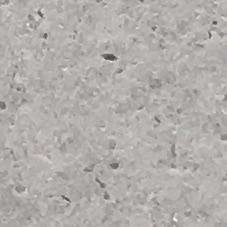
#> input picture data/samples/crack/negative_10139.jpg, 227 x 227 px
$ python -i measure.py   (imports and definitions only)
#> lines starting #> are read from the running program, lines starting #| are printed output that depends on the picture; after the words box and inside, x2 and y2 are one past the last pixel; in counts of white or black regions, pixels touching at a corner belong together
"""Crack metrology from imagery: pixel-scale resolution, dark-thin-structure mask, skeleton, widths.

User request (verbatim): "also can we have the crack measurements with the data if there is any
scale present in the image? to get the dimentions of the crack as a number?"

What this module does
- Resolves a pixel scale (mm/px) from three sources, in the order the pipeline prefers them
  (docs/research/10_multisensor_scope.md section 4.3): image metadata (`ImageRecord.gsd_mm_per_px`),
  a scale object whose endpoints were located by a model or detector, or two manually clicked points.
- Segments a dark, thin, elongated structure inside a bbox (grayscale -> gaussian background
  subtraction -> percentile threshold -> small-component removal -> elongation filter).
- Thins the mask with Zhang-Suen and reads length along the skeleton and width as
  2 x euclidean distance transform on skeleton pixels (max / p95 / median).
- Converts to mm / cm2 only when a scale is present; otherwise reports pixels and leaves the
  millimetre fields None so the grader's `not_measurable` path stays in force.
- Places the p95 width against the MBEI crack-width rows of src/cascade/rubrics/bridge_mbei.json,
  quoting the matched row verbatim and listing every state the +/- band touches.

Honest limits (read before trusting a number)
- The mask is a heuristic, not a learned segmenter. Anything dark and thin is a "crack" to it:
  shadows cast by edges, construction joints, formwork lines, rebar impressions, cables, wires,
  tar bleed and graffiti strokes all pass. Blobby shadows and stains are rejected by the
  elongation filter, thin ones are not.
- Widths are read perpendicular to the skeleton through the distance transform, which quantises
  to whole pixels; every width carries a +/- 1 px band (WIDTH_UNCERTAINTY_PX) combined with the
  scale's own relative error (Scale.rel_err). Oblique views make widths read high (research note
  section 4.3); no view-angle correction is applied.
- A width at or below MIN_RESOLVED_WIDTH_PX is an upper bound: a crack narrower than a pixel still
  shows as a 1-3 px blurred line, so the MBEI band then runs down to 0 and always lists CS1.
- Published scale-referenced methods report 0.22 mm precision (planar markers, 1 m range, [43]
  https://pmc.ncbi.nlm.nih.gov/articles/PMC10007411/) and 0.16 mm MAE (laser calibration, [44]
  https://www.mdpi.com/2673-8244/4/1/5); this heuristic mask has no measured error. Those figures are
  the same order as the 0.30 mm RC CS1/CS2 boundary, so the MBEI band is widened to at least
  METHOD_FLOOR_MM and the hint is a hint for the reviewer, never a grade.
- No ruler / marker detection by vision is implemented here. `scale_from_reference` takes
  endpoints that a Claude call in the grader (or a detector) supplies later; tests use given points.

All thresholds below are labelled: a rubric source, an arithmetic consequence, or a team assumption.
"""

from __future__ import annotations

import argparse
import json
import math
import re
from dataclasses import asdict, dataclass, field
from pathlib import Path
from typing import List, Literal, Optional, Sequence, Tuple, Union

import numpy as np
from PIL import Image
from scipy import ndimage

from .schema import ImageRecord

ScaleBasis = Literal["gsd_metadata", "scale_object", "manual_two_points"]
ElementType = Literal["reinforced", "prestressed"]
ImageLike = Union[Image.Image, np.ndarray, str, Path]

RUBRIC_PATH = Path(__file__).parent / "rubrics" / "bridge_mbei.json"

# --- constants; every one is a team assumption unless a source is named ------------------------

# Segmentation (team assumptions, tuned on the synthetic fixtures in tests/test_measure.py only)
BACKGROUND_SIGMA_PX = 8.0  # gaussian sigma for the background estimate; must exceed the crack width
DARK_PERCENTILE = 97.0  # percentile of local darkness used as the noise floor
MIN_CONTRAST = 0.08  # gray units in [0, 1] (about 20/255): below this nothing is "dark"
MIN_COMPONENT_PX = 30  # connected components smaller than this are noise
MIN_AXIS_RATIO = 3.0  # sqrt(lambda_major / lambda_minor) from second moments; straight-ish cracks
MIN_THINNESS = 4.0  # area / (2 * max_dt)^2, about length / width; meandering cracks pass this one
MIN_MASK_PX = 30  # below this the measurement is not attempted

# Confidence (team assumptions). Segmentation is heuristic so the ceiling is deliberately low.
SEGMENTATION_CONFIDENCE = 0.6
SCALE_CONFIDENCE = {"gsd_metadata": 0.8, "scale_object": 0.7, "manual_two_points": 0.6}
MANUAL_SCALE_PENALTY = 0.75  # applied in to_measurements when the basis is manual_two_points

# Width band: 2 x distance transform quantises to whole pixels (arithmetic consequence of the method)
WIDTH_UNCERTAINTY_PX = 1.0
# Widths at or below this many pixels are reported as upper bounds [Assumption, team-proposed; matches the
# "3 px minimum" resolution budget in research note 10 section 4.3, an inference, not a measured limit]
MIN_RESOLVED_WIDTH_PX = 3.0
# Relative error of a GSD read from metadata (altitude and obliquity error) [Assumption, team-proposed, not
# measured]. Scale objects and clicked points use sqrt(2) / d from a +/- 1 px error on each endpoint.
GSD_REL_ERR = 0.05
# Lower bound on the MBEI band half-width: the smaller of the published end-to-end errors, 0.16 mm MAE with
# laser calibration ([44] https://www.mdpi.com/2673-8244/4/1/5, secondary via research note 10 section 4.2).
# Using it as a floor for this heuristic at any GSD is itself an [Assumption].
METHOD_FLOOR_MM = 0.16

# MBEI crack-width boundaries in inches, copied from src/cascade/rubrics/bridge_mbei.json rows:
#   reinforced:  CS1 "Width less than 0.012 in", CS2 "0.012 to 0.05 in", CS3 "greater than 0.05 in"
#   prestressed: CS1 "Width less than 0.004 in", CS2 "0.004 to 0.009 in", CS3 "greater than 0.009 in"
MBEI_WIDTH_BOUNDS_IN = {"reinforced": (0.012, 0.05), "prestressed": (0.004, 0.009)}
MBEI_DEFECT_NAME = {"reinforced": "cracking (reinforced concrete)", "prestressed": "cracking (prestressed concrete)"}
MM_PER_IN = 25.4


# --- scale ---------------------------------------------------------------------------------------


@dataclass
class Scale:
    """Pixel scale of an image or crop.

    mm_per_px: millimetres per image pixel.
    basis: where it came from; gsd_metadata is the pipeline's normal source (ImageRecord.gsd_mm_per_px).
    detail: human-readable provenance (field name, marker label, the two points).
    confidence: team-assumption prior per basis (SCALE_CONFIDENCE), not a measured accuracy.
    rel_err: relative error of mm_per_px. Defaults to GSD_REL_ERR for gsd_metadata and 0.0 otherwise;
    scale_from_points / scale_from_reference set sqrt(2) / d_px.
    A mm_per_px that is not a finite positive number raises ValueError (a 0 or negative scale would
    otherwise produce a made-up width).
    """

    mm_per_px: float
    basis: ScaleBasis
    detail: str
    confidence: float
    rel_err: Optional[float] = None

    # [24 lines left out: functions __post_init__, scale_from_gsd, not called in this run]


def _segment_px(p0: Sequence[float], p1: Sequence[float]) -> float:
    return float(np.hypot(float(p1[0]) - float(p0[0]), float(p1[1]) - float(p0[1])))


# [43 lines left out: functions scale_from_points, scale_from_reference, not called in this run]


# --- image helpers -------------------------------------------------------------------------------


def _to_gray(img: ImageLike) -> np.ndarray:
    """Float32 grayscale in [0, 1] from a PIL image, a path, or a 2-D / 3-D array."""
    if isinstance(img, (str, Path)):
        img = Image.open(Path(img))
    if isinstance(img, Image.Image):
        return np.asarray(img.convert("L"), dtype=np.float32) / 255.0
    arr = np.asarray(img)
    if arr.ndim == 3:
        arr = np.asarray(Image.fromarray(arr.astype(np.uint8)).convert("L"))
    integer_input = np.issubdtype(arr.dtype, np.integer) or arr.dtype == bool
    arr = arr.astype(np.float32)
    if integer_input or arr.max() > 1.0:
        arr = arr / 255.0
    return arr


# [8 lines left out: function _image_size, not called in this run]


def _clip_bbox(bbox: Optional[Sequence[int]], w: int, h: int) -> Tuple[int, int, int, int]:
    if not bbox:
        return 0, 0, w, h
    x0, y0, x1, y1 = (int(v) for v in bbox)
    # sort first, then clamp both ends, so a box wholly outside the image collapses to zero width
    x0, x1 = (min(max(0, v), w) for v in sorted((x0, x1)))
    y0, y1 = (min(max(0, v), h) for v in sorted((y0, y1)))
    if x1 - x0 < 2 or y1 - y0 < 2:
        raise ValueError(f"bbox {tuple(bbox)} is empty after clipping to {w}x{h}")
    return x0, y0, x1, y1


# --- mask ----------------------------------------------------------------------------------------


def _local_darkness(gray: np.ndarray, sigma: float) -> np.ndarray:
    """Background minus gray, positive where a pixel is darker than its surroundings.

    Two passes: the first background estimate is pulled down by the crack itself, so pixels the first
    pass calls dark are replaced by that background and the blur is repeated. This removes most of the
    self-dip for structures narrower than sigma."""
    bg = ndimage.gaussian_filter(gray, sigma)
    diff = bg - gray
    first = diff > max(MIN_CONTRAST, 0.5 * float(np.percentile(diff, 99.9)))
    if first.any():
        filled = np.where(first, bg, gray)
        bg = ndimage.gaussian_filter(filled, sigma)
        diff = bg - gray
    return diff


def _axis_ratio(ys: np.ndarray, xs: np.ndarray) -> float:
    """sqrt(major / minor eigenvalue) of the pixel-coordinate covariance (second central moments)."""
    if len(ys) < 3:
        return 1.0
    cov = np.cov(np.vstack([xs.astype(np.float64), ys.astype(np.float64)]))
    ev = np.linalg.eigvalsh(cov)
    lo, hi = max(float(ev[0]), 1e-6), max(float(ev[1]), 1e-6)
    return float(np.sqrt(hi / lo))


def crack_mask(
    img: ImageLike,
    bbox: Optional[Sequence[int]] = None,
    dark_percentile: Optional[float] = None,
    *,
    background_sigma: float = BACKGROUND_SIGMA_PX,
    min_component_px: int = MIN_COMPONENT_PX,
    min_axis_ratio: float = MIN_AXIS_RATIO,
    min_thinness: float = MIN_THINNESS,
) -> np.ndarray:
    """Boolean mask of dark, thin, elongated structure inside bbox (returned at the bbox's size).

    Steps: grayscale -> local darkness = gaussian background - gray (two-pass, see _local_darkness)
    -> threshold at max(MIN_CONTRAST, percentile) capped at half the robust peak (a half-maximum
    width definition, so antialiased edge pixels split evenly) -> drop components under
    min_component_px -> keep components that are elongated by either test: second-moment axis ratio
    >= min_axis_ratio (straight cracks) or thinness = area / (2 * max_dt)^2 >= min_thinness
    (meandering cracks, roughly length >= 4 x width; a disc scores 0.79).

    Limits: shadows along edges, joints, formwork lines, rebar impressions, wires and dark stripes are
    kept; a uniform or featureless crop returns an all-False mask. Nothing here knows what a crack is."""
    gray = _to_gray(img)
    h, w = gray.shape
    x0, y0, x1, y1 = _clip_bbox(bbox, w, h)
    gray = gray[y0:y1, x0:x1]
    pct = DARK_PERCENTILE if dark_percentile is None else float(dark_percentile)

    diff = _local_darkness(gray, background_sigma)
    peak = float(np.percentile(diff, 99.9))
    if peak < MIN_CONTRAST:
        return np.zeros(gray.shape, dtype=bool)
    thr = max(MIN_CONTRAST, float(np.percentile(diff, pct)))
    thr = min(thr, 0.5 * peak)
    raw = diff > thr

    labels, n = ndimage.label(raw, structure=np.ones((3, 3), dtype=int))
    if n == 0:
        return np.zeros(gray.shape, dtype=bool)
    sizes = ndimage.sum(raw, labels, index=np.arange(1, n + 1))
    keep = np.zeros(n + 1, dtype=bool)
    for i, sl in enumerate(ndimage.find_objects(labels), start=1):
        if sl is None or float(sizes[i - 1]) < min_component_px:
            continue
        comp = labels[sl] == i
        if _is_elongated(comp, min_axis_ratio, min_thinness):
            keep[i] = True
    return keep[labels]


def _is_elongated(comp: np.ndarray, min_axis_ratio: float, min_thinness: float) -> bool:
    """Elongation of one connected component, judged on its hole-filled shape.

    Background subtraction flattens the interior of any dark region wider than the blur (a shadow,
    stain or patch) and leaves its outline as a thin closed ring, which would pass a thinness test;
    filling holes first turns the ring back into the disc it outlines, and the disc fails. The cost is
    that closed crack loops (map-cracking cells) are rejected too: pattern cracking is graded from the
    rubric's pattern rows, not from a width. Open arcs of a broken rim still pass; a documented limit."""
    filled = ndimage.binary_fill_holes(np.pad(comp, 1))
    area = float(filled.sum())
    dt = ndimage.distance_transform_edt(filled)
    thinness = area / max(1.0, (2.0 * float(dt.max())) ** 2)
    if thinness >= min_thinness:
        return True
    ys, xs = np.nonzero(filled)
    return _axis_ratio(ys, xs) >= min_axis_ratio


# --- skeleton ------------------------------------------------------------------------------------


# [36 lines left out: function skeletonize, not called in this run]


_RING_OFFSETS = ((-1, 0), (-1, 1), (0, 1), (1, 1), (1, 0), (1, -1), (0, -1), (-1, -1))  # P2..P9 clockwise from north


def _redundant_lut() -> np.ndarray:
    """For each of the 256 neighbourhood patterns (bit i = ring position i set): True when the set
    neighbours number at least two and stay one 8-connected component with the centre removed.
    Such a centre pixel is redundant for connectivity. Built once with ndimage.label."""
    lut = np.zeros(256, dtype=bool)
    eight = np.ones((3, 3), dtype=int)
    for code in range(256):
        win = np.zeros((3, 3), dtype=np.uint8)
        for i, (dy, dx) in enumerate(_RING_OFFSETS):
            if code >> i & 1:
                win[1 + dy, 1 + dx] = 1
        if win.sum() >= 2 and ndimage.label(win, structure=eight)[1] == 1:
            lut[code] = True
    return lut


_REDUNDANT = _redundant_lut()


# [159 lines left out: functions _remove_redundant, _skeleton_widths_px, _skeleton_length_px, _neighbour_count, crack_metrics, _rubric_rows and 1 more, not called in this run]


MBEI_STATES = ("CS1", "CS2", "CS3")


# [46 lines left out: function mbei_hint, not called in this run]


# --- measurement record --------------------------------------------------------------------------


@dataclass
class CrackMeasurement:
    """One crack measurement. Millimetre fields are None whenever no scale was available."""

    measurable: bool
    crack_width_mm_max: Optional[float]
    crack_width_mm_p95: Optional[float]
    crack_width_mm_median: Optional[float]
    crack_length_mm: Optional[float]
    area_cm2: Optional[float]
    width_uncertainty_mm: Optional[float]
    width_px_max: Optional[float]
    width_px_p95: Optional[float]
    width_px_median: Optional[float]
    length_px: Optional[float]
    area_px: int
    mask_pixels: int
    junctions: int
    endpoints: int
    scale_basis: Optional[ScaleBasis]
    mm_per_px: Optional[float]
    confidence: float
    mbei_condition_state_hint: Optional[dict]
    bbox: Optional[List[int]]
    notes: List[str] = field(default_factory=list)
    width_upper_bound: bool = False  # p95 width at or below MIN_RESOLVED_WIDTH_PX: report as "<= value"

    def as_dict(self) -> dict:
        return asdict(self)


# [154 lines left out: functions _load_image, measure_crack, to_measurements, _json_default, build_parser, main, not called in this run]


# [2 lines not run here, left out]

>>> import cv2
>>> picture = cv2.imread('../../data/samples/crack/negative_10139.jpg', cv2.IMREAD_GRAYSCALE)
#> picture: shape (227, 227); min 66, max 250, mean 174.7
>>> result = crack_mask(picture)
#> in _local_darkness, `bg = ndimage.gaussian_filter(gray, sigma)`:
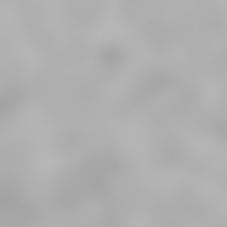
#> bg: shape (227, 227) float32; min 0.638, max 0.715, mean 0.685
#> in _local_darkness, `diff = bg - gray`:
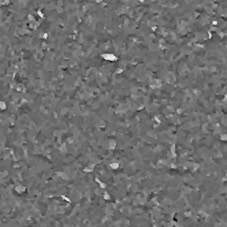
#> diff: shape (227, 227) float32; min -0.305, max 0.394, mean 9.25e-12; drawn with min black and max white
#> in _local_darkness, `first = diff > max(MIN_CONTRAST, 0.5 * float(np.percentile(diff, 99.9)))`:
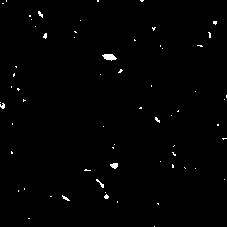
#> first: shape (227, 227) bool; 0.83% white in thin lines or dots
#> in crack_mask, `peak = float(np.percentile(diff, 99.9))`: peak = 0.326
#> in crack_mask, `thr = max(MIN_CONTRAST, float(np.percentile(diff, pct)))`: thr = 0.0858
#> in crack_mask, `raw = diff > thr`:
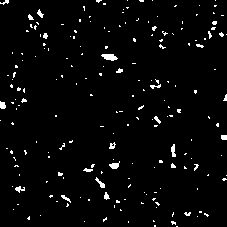
#> raw: shape (227, 227) bool; 3% white in thin lines or dots
#> in crack_mask, `labels, n = ndimage.label(raw, structure=np.ones((3, 3), dtype=int))`:
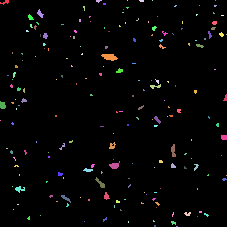
#> labels: shape (227, 227) int32; 200 distinct labels, from 0 to 199; one colour per label, 0 black
#> in crack_mask, `labels, n = ndimage.label(raw, structure=np.ones((3, 3), dtype=int))`: n = 199
#> in crack_mask, `sizes = ndimage.sum(raw, labels, index=np.arange(1, n + 1))`: sizes = 199 values, max 80 at index 65, min 1 at index 2, mean 7.77
#> the loop in crack_mask, `for i, sl in enumerate(ndimage.find_objects(labels), start=1):` made 199 passes
#> (area in _is_elongated, thinness in _is_elongated) on pass 13: (30, 1.5)
#> in crack_mask, `return keep[labels]`:
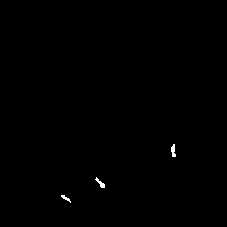
#> returned value: shape (227, 227) bool; 0.23% white; 3 white regions, box (x1, y1, x2, y2) and area: (171, 144, 176, 157) 44, (95, 177, 105, 188) 42, (61, 195, 71, 203) 30

$ run again, on data/samples/crack/negative_10939.jpg
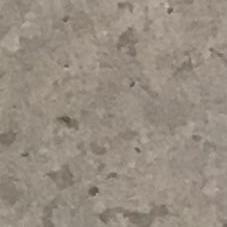
#> input picture data/samples/crack/negative_10939.jpg, 227 x 227 px
#> in _local_darkness, `first = diff > max(MIN_CONTRAST, 0.5 * float(np.percentile(diff, 99.9)))`:
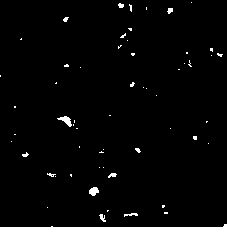
#> first: shape (227, 227) bool; 1.1% white; 59 white regions (50 under 20 px), largest, box (x1, y1, x2, y2) and area: (57, 116, 72, 127) 75, (89, 187, 99, 196) 64, (124, 213, 138, 217) 31
#> peak = 0.192
#> thr = 0.08
#> in crack_mask, `raw = diff > thr`:
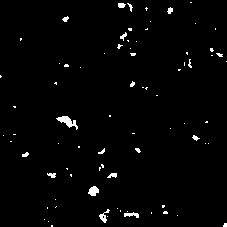
#> raw: shape (227, 227) bool; 1.8% white; 78 white regions (63 under 20 px), largest, box (x1, y1, x2, y2) and area: (56, 116, 78, 130) 130, (88, 186, 99, 196) 77, (99, 209, 110, 223) 58
#> labels: shape (227, 227) int32; 79 distinct labels, from 0 to 78
#> n = 78
#> sizes = 78 values, max 130 at index 38, min 1 at index 6, mean 11.58
#> the loop in crack_mask, `for i, sl in enumerate(ndimage.find_objects(labels), start=1):` made 78 passes
#> (area in _is_elongated, thinness in _is_elongated) on passes 2, 39, 58, 59: (33, 0.917), (130, 2.5), (32, 2), (34, 2.12)

$ run again, on data/samples/crack/negative_11519.jpg
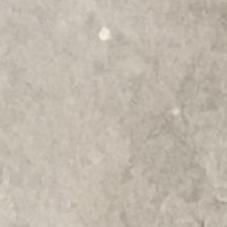
#> input picture data/samples/crack/negative_11519.jpg, 227 x 227 px
#> in _local_darkness, `bg = ndimage.gaussian_filter(gray, sigma)`:
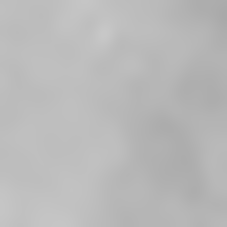
#> bg: shape (227, 227) float32; min 0.663, max 0.783, mean 0.728
#> in _local_darkness, `diff = bg - gray`:
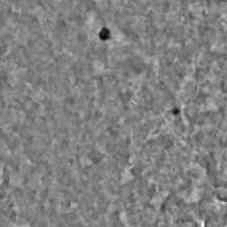
#> diff: shape (227, 227) float32; min -0.164, max 0.16, mean -1.5e-10; drawn with min black and max white
#> first: shape (227, 227) bool; 0.05% white; 4 white regions (4 under 20 px)
#> peak = 0.0691
#> result: shape (227, 227) bool; every value is 0

$ run again, on data/samples/crack/negative_11838.jpg
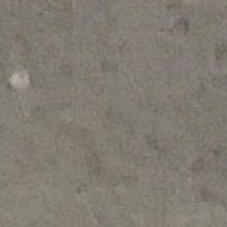
#> input picture data/samples/crack/negative_11838.jpg, 227 x 227 px
#> in _local_darkness, `bg = ndimage.gaussian_filter(gray, sigma)`:
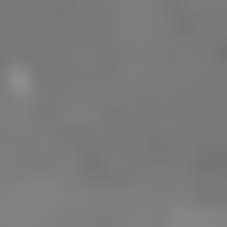
#> bg: shape (227, 227) float32; min 0.455, max 0.554, mean 0.488
#> in _local_darkness, `diff = bg - gray`:
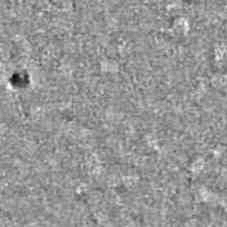
#> diff: shape (227, 227) float32; min -0.161, max 0.112, mean 4.63e-11; drawn with min black and max white
#> first: shape (227, 227) bool; 0.09% white in thin lines or dots, all inside (x1, y1, x2, y2) = (7, 6, 219, 200)
#> peak = 0.0792
#> result: shape (227, 227) bool; every value is 0
